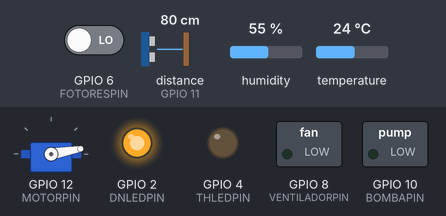
Recording of a sketch running on a simulated ESP32-S3. Parts: servo, switched loads named in the sketch (green lamp = pin HIGH), output pins drawn as LEDs (lit = HIGH). Inputs (shaded band) come from the test bench; at power-on: GPIO 6 (FOTORESPIN) LOW, distance to the obstacle (sensor on GPIO 11) 80 cm, humidity 55 %, temperature 24 °C. The echo pulse lasts 58.3 µs per cm; WiFi joins after 1.5 s; servers stay silent unless stated; what the sketch prints to the serial monitor is not drawn.

Above: at 1.55 s.
Timing chart, 0 to 37.2 s (numbered marks = the images above):
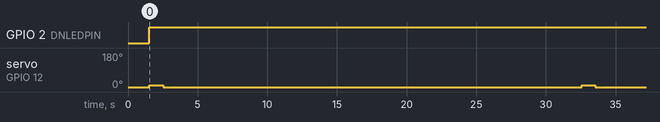

Measured:
- by itself, GPIO 2 (DNLEDPIN): LOW → HIGH at 1.5 s
- by itself, servo on GPIO 12 (MOTORPIN): alternates 10° for 1.0 s and 0° for 30.0 s

The sketch:

proyecto.ino
```cpp
#include <DHT.h>
#include <DHT_U.h>

#include <ESP32Servo.h>
#include <WiFi.h>
#include <NewPing.h>

#define DHTPIN 0
#define DNLEDPIN 2
#define THLEDPIN 4
#define FOTORESPIN 6
#define VENTILADORPIN 8
#define BOMBAPIN 10
#define MOTORPIN 12
#define TRIGGER_PIN 12
#define ECHO_PIN 11
#define MAX_DISTANCE 200

//internet?
#define WIFI_SSID "**"
#define WIFI_PASSWORD "**"

#define DHTTYPE    DHT11

DHT dht(DHTPIN, DHTTYPE);
NewPing distancia(TRIGGER_PIN, ECHO_PIN, MAX_DISTANCE);
Servo servoMotor;
//llamar las funciones del dht11 con dht.

//VARIABLE DE LA HORA
int hora = 13;

void setup() {
  Serial.begin(9600);
  WIFInit();
  pinMode(DNLEDPIN, OUTPUT);
  pinMode(THLEDPIN, OUTPUT);
  pinMode(BOMBAPIN, OUTPUT);
  pinMode(VENTILADORPIN, OUTPUT);
  servoMotor.attach(MOTORPIN,500,2500);
  servoMotor.write(0);
}

void loop() {
  // put your main code here, to run repeatedly:
  verificarTemp();
  verificarNoche();
  verificarNivelAgua();
  verificarComida();
  delay(30000);
}


//FUNCIONES
void verificarTemp(){
  float temp = dht.readTemperature();
  if(temp >= 25){
    digitalWrite(VENTILADORPIN, HIGH);
    digitalWrite(THLEDPIN, LOW);
  }else if(temp <= 20){
    digitalWrite(VENTILADORPIN, LOW);
    digitalWrite(THLEDPIN, HIGH);
  }else{
    digitalWrite(VENTILADORPIN, LOW);
    digitalWrite(THLEDPIN, LOW);
  }
}

void verificarNoche(){
  int res = digitalRead(FOTORESPIN);
  if(res == HIGH){
    digitalWrite(DNLEDPIN, LOW);
  }else{
    digitalWrite(DNLEDPIN, HIGH);
  }
}

void verificarNivelAgua(){
  float dis = distancia.ping_cm();
  Serial.println(dis);

  if(dis <= 4){
    while(dis <= 4){
      digitalWrite(BOMBAPIN, HIGH);
    }
    digitalWrite(BOMBAPIN, LOW);
  }else{
    digitalWrite(BOMBAPIN, LOW);
  }
}

void verificarComida(){
  if(hora >= 13 && hora <14){
    servoMotor.write(10); //MOVER EL MOTOR 10 GRADOS
    delay(1000); //1SEG PARA CERRAR LA COMPUERTA DE COMIDA
    servoMotor.write(0);
  }
}

void WIFInit()
{
  WiFi.begin(WIFI_SSID, WIFI_PASSWORD);
  Serial.print("Conectando a WiFi.... ");
  while(WiFi.status() != WL_CONNECTED)
  {
  Serial.print(".");
  delay(300);
  }
  Serial.println();
  Serial.print("Conectado con IP: ");
  Serial.println(WiFi.localIP());
  Serial.println();
}
```
